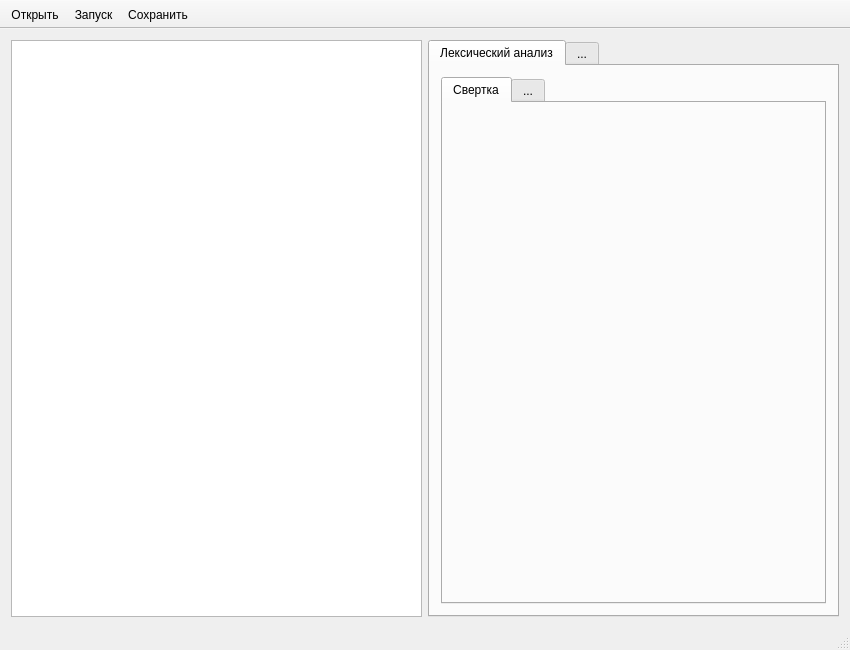
<?xml version="1.0" encoding="UTF-8"?>
<ui version="4.0">
 <author>Splinter</author>
 <class>MainWindow</class>
 <widget class="QMainWindow" name="MainWindow">
  <property name="geometry">
   <rect>
    <x>0</x>
    <y>0</y>
    <width>850</width>
    <height>650</height>
   </rect>
  </property>
  <property name="windowTitle">
   <string>sCompiler by Chernyavskiy A. 2011–2012</string>
  </property>
  <property name="windowIcon">
   <iconset resource="scompiler.qrc">
    <normaloff>:/icons/icons/main.ico</normaloff>:/icons/icons/main.ico</iconset>
  </property>
  <widget class="QWidget" name="centralWidget">
   <layout class="QGridLayout" name="gridLayout">
    <item row="0" column="1">
     <widget class="QTabWidget" name="tabWidget">
      <property name="enabled">
       <bool>true</bool>
      </property>
      <property name="sizePolicy">
       <sizepolicy hsizetype="Expanding" vsizetype="Expanding">
        <horstretch>0</horstretch>
        <verstretch>0</verstretch>
       </sizepolicy>
      </property>
      <property name="autoFillBackground">
       <bool>false</bool>
      </property>
      <property name="currentIndex">
       <number>0</number>
      </property>
      <widget class="QWidget" name="tab">
       <attribute name="title">
        <string>Лексический анализ</string>
       </attribute>
       <layout class="QGridLayout" name="gridLayout_2">
        <item row="0" column="0">
         <widget class="QTabWidget" name="tabWidget_2">
          <property name="currentIndex">
           <number>0</number>
          </property>
          <widget class="QWidget" name="tab_3">
           <attribute name="title">
            <string>Свертка</string>
           </attribute>
          </widget>
          <widget class="QWidget" name="tab_4">
           <attribute name="title">
            <string>...</string>
           </attribute>
          </widget>
         </widget>
        </item>
       </layout>
      </widget>
      <widget class="QWidget" name="tab_2">
       <attribute name="title">
        <string>...</string>
       </attribute>
      </widget>
     </widget>
    </item>
    <item row="0" column="0">
     <widget class="QPlainTextEdit" name="source_te">
      <property name="sizePolicy">
       <sizepolicy hsizetype="Expanding" vsizetype="Expanding">
        <horstretch>0</horstretch>
        <verstretch>0</verstretch>
       </sizepolicy>
      </property>
      <property name="cursor" stdset="0">
       <cursorShape>IBeamCursor</cursorShape>
      </property>
     </widget>
    </item>
   </layout>
  </widget>
  <widget class="QStatusBar" name="statusBar"/>
  <widget class="QToolBar" name="toolBar">
   <property name="contextMenuPolicy">
    <enum>Qt::DefaultContextMenu</enum>
   </property>
   <property name="windowTitle">
    <string>Панель инструментов</string>
   </property>
   <property name="movable">
    <bool>false</bool>
   </property>
   <property name="toolButtonStyle">
    <enum>Qt::ToolButtonTextBesideIcon</enum>
   </property>
   <property name="floatable">
    <bool>true</bool>
   </property>
   <attribute name="toolBarArea">
    <enum>TopToolBarArea</enum>
   </attribute>
   <attribute name="toolBarBreak">
    <bool>false</bool>
   </attribute>
   <addaction name="open"/>
   <addaction name="run"/>
   <addaction name="save"/>
  </widget>
  <action name="open">
   <property name="icon">
    <iconset resource="scompiler.qrc">
     <normaloff>:/icons/icons/open.png</normaloff>:/icons/icons/open.png</iconset>
   </property>
   <property name="text">
    <string>Открыть...</string>
   </property>
   <property name="shortcut">
    <string>Ctrl+O</string>
   </property>
  </action>
  <action name="save">
   <property name="icon">
    <iconset resource="scompiler.qrc">
     <normaloff>:/icons/icons/save.png</normaloff>:/icons/icons/save.png</iconset>
   </property>
   <property name="text">
    <string>Сохранить...</string>
   </property>
   <property name="shortcut">
    <string>Ctrl+S</string>
   </property>
  </action>
  <action name="run">
   <property name="icon">
    <iconset resource="scompiler.qrc">
     <normaloff>:/icons/icons/run.png</normaloff>:/icons/icons/run.png</iconset>
   </property>
   <property name="text">
    <string>Запуск</string>
   </property>
   <property name="shortcut">
    <string>Ctrl+R</string>
   </property>
  </action>
 </widget>
 <layoutdefault spacing="6" margin="11"/>
 <resources>
  <include location="scompiler.qrc"/>
 </resources>
 <connections/>
</ui>
